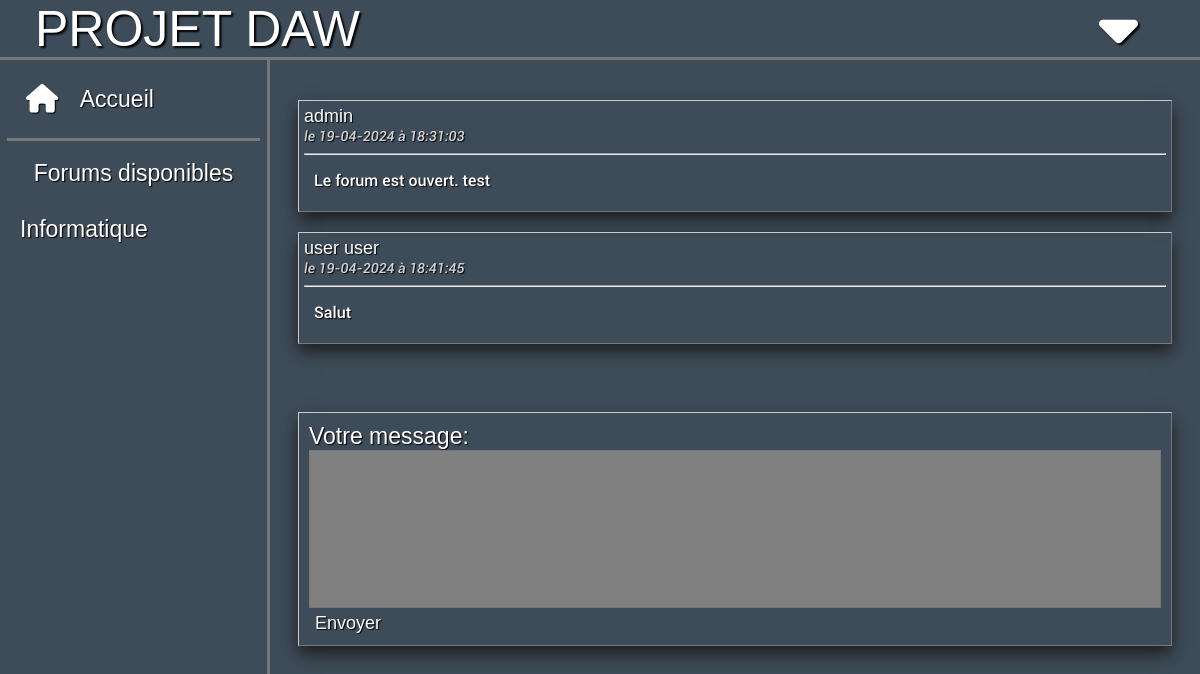
Page /View/php/page_forum.php?id=3 on the committed database.
### tables this page shows
CREATE TABLE `forum` (
  `id_forum` int(11) NOT NULL,
  `titre` varchar(50) NOT NULL
);

CREATE TABLE `message` (
  `id_message` int(11) NOT NULL,
  `id_forum` int(11) NOT NULL,
  `id_utilisateur` int(11) NOT NULL,
  `contenu` varchar(500) NOT NULL,
  `date` datetime NOT NULL
);

CREATE TABLE `utilisateur` (
  `id` int(11) NOT NULL,
  `Nom` varchar(50) NOT NULL,
  `Prenom` varchar(50) NOT NULL,
  `Numero` varchar(10) NOT NULL,
  `MDP` varchar(50) NOT NULL,
  `Type` enum('Etudiant','Professeur') NOT NULL,
  `theme` enum('noir','blanc') NOT NULL DEFAULT 'blanc'
);

### Controller/controleur_Forum.php (called while the page is built, shortened)
<?php
require_once(realpath(dirname(__FILE__) . '\..\Model\modele_Forum.php'));
class Controleur_Forum {
    public static function read()
    {
        Modele_Forum::read();
    }
}
?>

### Controller/controleur_Message.php (called while the page is built, shortened)
<?php
require_once(realpath(dirname(__FILE__) . '\..\Model/modele_Message.php'));
class Controleur_Message{
	public static function readAll(){
		Modele_Message::readAll();
	}
}
?>

### Model/modele_Message.php (the view, shortened to what this page needs)
<?php
class Modele_Message {
    public static function readAll(){
		try{
			if(isset($_GET['id'])){
				$id_forum = $_GET['id'];
				$connexion = mysqli_connect(conf::getHostname(), conf::getLogin(), conf::getPassword(), conf::getDatabaseName());
				$requete_messages = "SELECT m.contenu, u.Prenom , u.Nom, m.date
                     FROM message m
                     JOIN utilisateur u ON m.id_utilisateur = u.id
                     WHERE m.id_forum = ?
                     ORDER BY m.date ASC";
				$statement_messages = mysqli_prepare($connexion, $requete_messages);
				mysqli_stmt_bind_param($statement_messages, "i", $id_forum);
				mysqli_stmt_execute($statement_messages);
				$resultat_messages = mysqli_stmt_get_result($statement_messages);
				if($resultat_messages && mysqli_num_rows($resultat_messages) > 0){
					while ($row = mysqli_fetch_assoc($resultat_messages)) {
						$contenu_message = $row['contenu'];
						$prenom_utilisateur = $row['Prenom'];
						$nom_utilisateur =( $row['Nom'] == 'admin' ) ? '' : $row['Nom'];
						list($dateAMJ, $dateHMS) = explode(' ',date('Y-m-d H:i:s', strtotime($row['date'])));
						$dateObj = date_create($dateAMJ);
						$dateJMA = date_format($dateObj, 'd-m-Y');
						echo "<div class='messageBlock'>
								<span class='nomUser'>$prenom_utilisateur $nom_utilisateur</span>
								<br>
								<span class='dateMessage'>le $dateJMA &agrave; $dateHMS</span>
								<hr>
								<p class='message'>$contenu_message</p>
							  </div>
								";
					}
				}else{
					echo "Aucun message trouv&eacute; pour ce forum.";
				}
			}else{
				echo "ID du forum non sp&eacute;cifi&eacute;.";
			}
		}catch (PDOException $e){
			echo "Erreur : " . $e->getMessage();
			return false;
		}
	}
}
?>

### Model/modele_Forum.php (shortened to what this page needs)
<?php
class Modele_Forum {
    public static function read(){
        try {
            $sql = "SELECT * FROM Forum";
            $conn = Model::$pdo;
            $rep = $conn->query($sql);
            $rep->setFetchMode(PDO::FETCH_CLASS, 'Modele_Forum');
            $forums = [];
            while($forum = $rep->fetch()){
                echo'<a href="page_forum.php?id='.$forum->id_forum.'">'.$forum->titre.'</a><br>';
                $forums[] = $forum;
            }
            return $forums;
        } catch (PDOException $e) {
            echo "Erreur : " . $e->getMessage();
            return false;
        }
    }
}
?>

### View/css/utils/dmSwitch.css (style rules this page uses)
* { box-sizing: border-box; }

### View/css/compoCommuns/navBar.css (style rules this page uses)
nav a { text-decoration: none; color: var(--primTxtColor); font: 23px "Nasa",sans-serif; padding: 10px; text-align: left; margin-left:10px; margin-right:10px; cursor:pointer; text-shadow: 1px 1px 1px var(--shadowTxtColor); }

### View/css/page_forum.css (style rules this page uses)
:root { --bgColor:#E3E3E3; --bgColorHover:#CDCDCD; --primTxtColor:black; --secTxtColor:gray; --thirdColor:gray; --shadowTxtColor:#9b9b9b; --shadowBoxColor:#9b9b9b; --borderColor:gray; }
html { scroll-behavior:smooth; }
body { background: var(--bgColor); }
.messageBlock { border:1.5px outset var(--borderColor); padding:5px; box-shadow: 0 8px 16px 0 var(--shadowBoxColor); }
.nomUser { font: 18px "Nasa",sans-serif; }
.dateMessage { font-weight:bold; font: 14px "CoursesDateInsc",sans-serif; color: var(--secTxtColor); }
.message { padding-left:10px; padding-right:10px; font: 16px "TextMessage",sans-serif; }

### rows in the picture
forum: titre "Informatique"
message: id_utilisateur.Prenom "admin", dateJMA "19-04-2024", dateHMS "18:31:03", contenu "Le forum est ouvert. test"
message: id_utilisateur.Prenom "user", id_utilisateur.Nom "user", dateJMA "19-04-2024", dateHMS "18:41:45", contenu "Salut"
